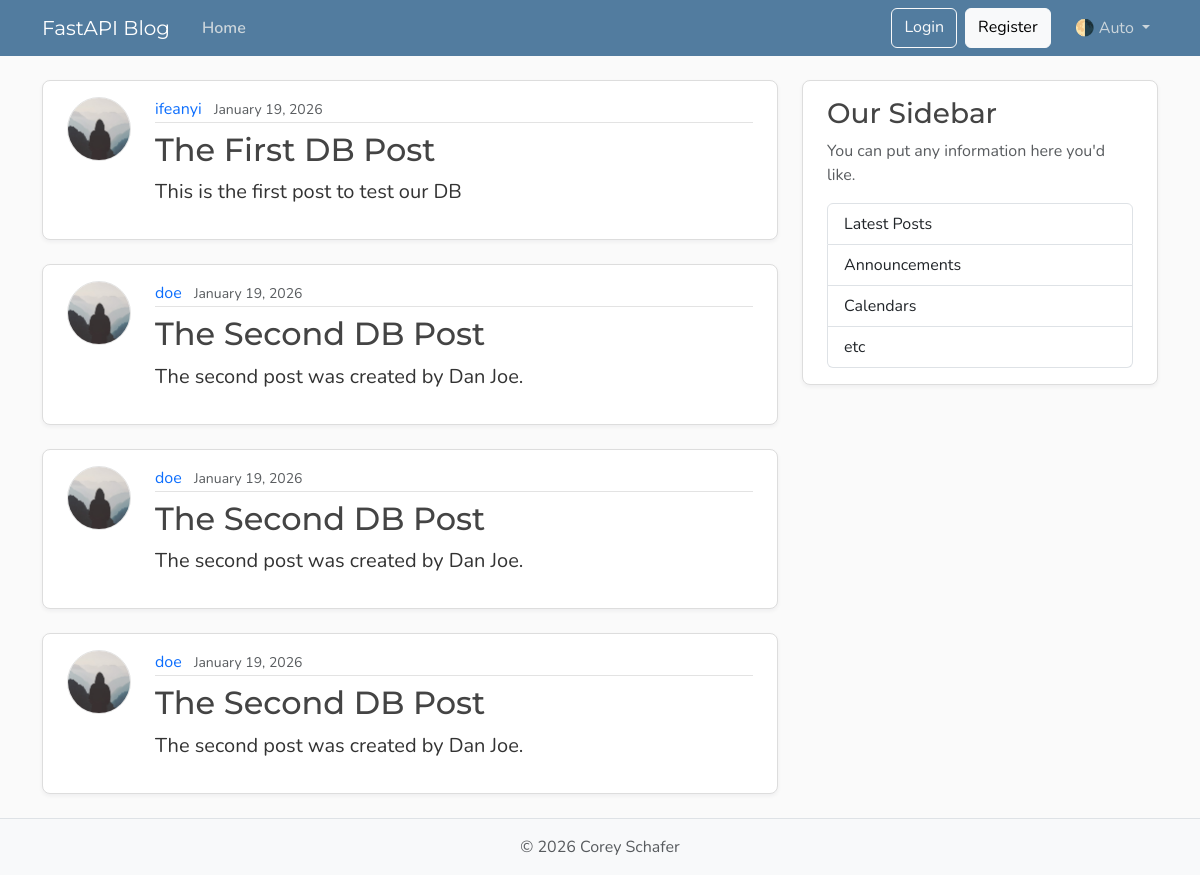
Page /posts on the earlier database version.
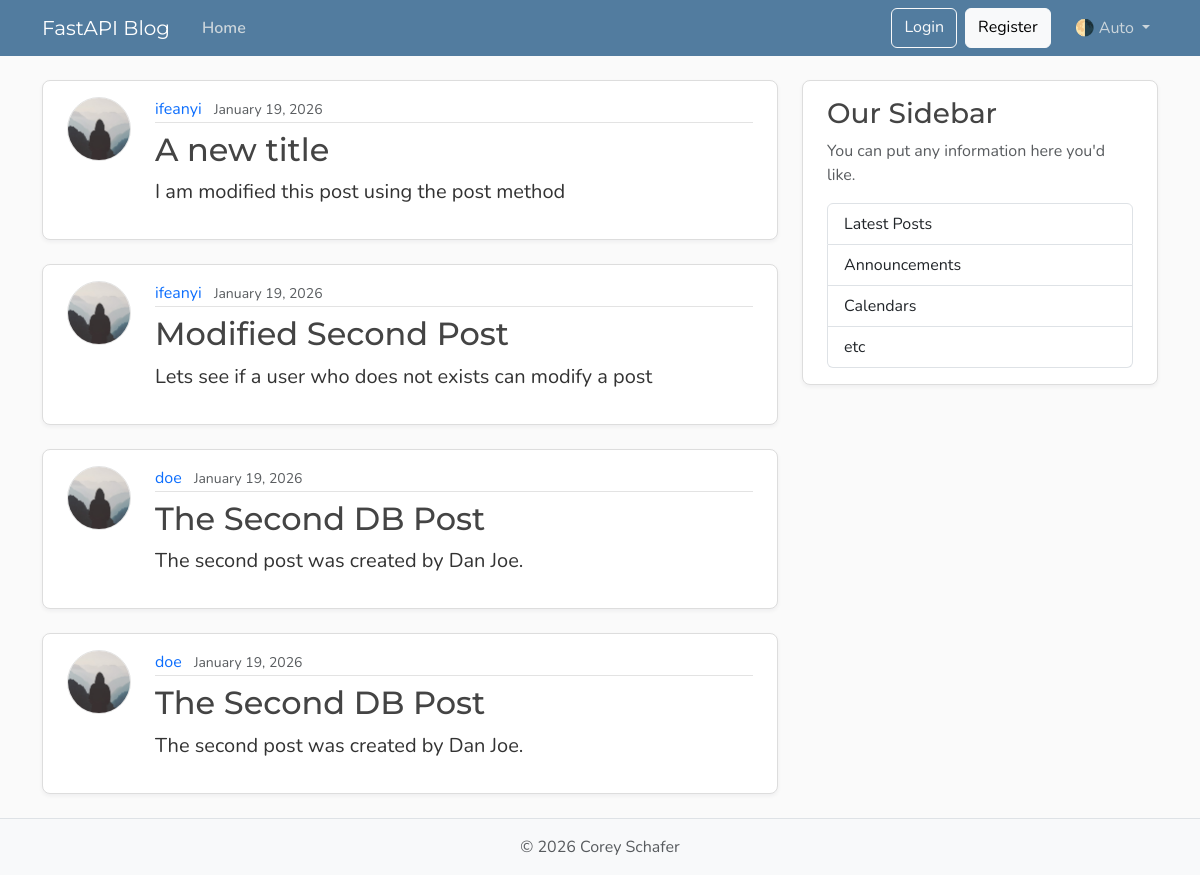
Same page on the later database version.
### models.py (models this page shows, shortened)
class Post(Base):
    __tablename__ = "posts"
    id: Mapped[int] = mapped_column(Integer, primary_key=True, index=True)
    title: Mapped[str] = mapped_column(String(100), nullable=False)
    content: Mapped[str] = mapped_column(Text, nullable=False)
    user_id: Mapped[int] = mapped_column(
        ForeignKey("users.id"),
        nullable=False,
        index=True
    )
    date_posted: Mapped[datetime] = mapped_column(
        DateTime(timezone=True),
        default= lambda: datetime.now(UTC)
    )
    author: Mapped[User] = relationship(back_populates="posts") # Many to one relationship

class User(Base):
    __tablename__ = "users"
    id: Mapped[int] = mapped_column(Integer, primary_key=True, index=True)
    email: Mapped[str] = mapped_column(String, unique=True, nullable=False)
    username: Mapped[str] = mapped_column(String, unique=True, nullable=False)
    image_file: Mapped[str | None] = mapped_column(String, nullable=True, default=None)
    posts: Mapped[list[Post]] = relationship(back_populates="author") # One to many relationship

### main.py (the view)
@app.get("/", include_in_schema=False, name="home")
@app.get("/posts", include_in_schema=False, name="posts")
def home(request: Request, db: Annotated[Session, Depends(get_db)]):
    result = db.execute(select(models.Post))
    posts = result.scalars().all()
    return templates.TemplateResponse(
        request,
        "home.html",
        {
            "posts": posts, "title": "Home"
        }
    )

### templates/home.html
{% extends "layout.html" %}
{% block content %}
  {% for post in posts %}
    <article class="content-section py-3 px-4 mb-4">
      <div class="d-flex align-items-start gap-4">
        <img class="rounded-circle article-img flex-shrink-0"
             src="{{ post.author.image_path }}"
             alt="{{ post.author.username }}'s profile picture"
             width="64"
             height="64"
             loading="lazy">
        <div class="flex-grow-1">
          <div class="article-metadata mb-2">
            <a class="me-2" href="{{ url_for("user_posts", user_id=post.author.id) }}">{{ post.author.username }}</a>
            <small class="text-body-secondary">{{ post.date_posted.strftime("%B %d, %Y") }}</small>
          </div>
          <h2>
            <a class="article-title"
               href="{{ url_for("post_page", post_id=post.id) }}">{{ post.title }}</a>
          </h2>
          <p class="article-content">{{ post.content }}</p>
        </div>
      </div>
    </article>
  {% endfor %}
{% endblock content %}

### templates/layout.html (shortened to what this page needs)
<!DOCTYPE html>
<html lang="en">
  <head>
    <link href="https://cdn.jsdelivr.net/npm/bootstrap@5.3.8/dist/css/bootstrap.min.css"
          rel="stylesheet"
>
    <link rel="stylesheet"
          type="text/css"
          href="{{ url_for("static", path='css/main.css') }}">
  </head>
  <body class="d-flex flex-column min-vh-100">
    <header class="site-header">
      <nav class="navbar navbar-expand-md bg-steel fixed-top"
           data-bs-theme="dark">
        <div class="container">
          <a class="navbar-brand me-4" href="{{ url_for("home") }}">FastAPI Blog</a>
          <div class="collapse navbar-collapse" id="navbarToggle">
            <div class="navbar-nav me-auto">
              <a class="nav-link active"
                 aria-current="page"
                 href="{{ url_for("home") }}">Home</a>
            </div>
            <div class="navbar-nav">
              <a class="btn btn-outline-light mb-2 mb-md-0 me-md-2" href="#">Login</a>
              <a class="btn btn-light mb-2 mb-md-0 me-md-3" href="#">Register</a>
              <div class="nav-item dropdown">
                <a class="nav-link dropdown-toggle"
                   href="#"
                   role="button"
                   id="bd-theme"
                   data-bs-toggle="dropdown"
                   aria-expanded="false">
                  <span id="bd-theme-text">🌗 Auto</span>
                </a>
              </div>
            </div>
          </div>
        </div>
      </nav>
    </header>
    <main role="main" class="container">
      <div class="row">
        <div class="col-md-8">
          {% block content %}
          {% endblock content %}
        </div>
        <aside class="col-md-4">
          <div class="content-section py-3 px-4 mb-4">
            <h3>Our Sidebar</h3>
            <p class="text-body-secondary">You can put any information here you'd like.</p>
            <ul class="list-group">
              <li class="list-group-item">Latest Posts</li>
              <li class="list-group-item">Announcements</li>
              <li class="list-group-item">Calendars</li>
              <li class="list-group-item">etc</li>
            </ul>
          </div>
        </aside>
      </div>
    </main>
    <footer class="mt-auto py-3 bg-body-tertiary border-top">
      <div class="container text-center">
        <p class="text-body-secondary mb-0">
          © <span id="year"></span> Corey Schafer
        </p>
      </div>
    </footer>
  </body>
</html>

### static/css/main.css (style rules this page uses)
:root { --font-heading: "Montserrat", system-ui, -apple-system, BlinkMacSystemFont, sans-serif; --font-body: "Nunito", system-ui, -apple-system, BlinkMacSystemFont, sans-serif; --color-bg-body: #fafafa; --color-bg-content: #ffffff; --color-text-primary: #333333; --color-text-heading: #444444; --color-steel: #527c9f; --color-nav-link: #cbd5db; --color-nav-link-hover: #ffffff; --color-link-hover: #428bca; --color-border: #dddddd; --color-border-light: #e3e3e3; --spacing-xl: 5rem; --article-img-size: 4rem; --account-img-size: 7.813rem; }
body { font-family: var(--font-body); background: var(--color-bg-body); color: var(--color-text-primary); }
main { padding-top: var(--spacing-xl); }
h1, h2, h3, h4, h5, h6 { font-family: var(--font-heading); color: var(--color-text-heading); }
.navbar-brand { font-family: var(--font-heading); }
a { text-decoration: none; }
.bg-steel { background-color: var(--color-steel); }
.site-header .navbar-nav .nav-link { color: var(--color-nav-link); transition: color 0.2s ease-in-out; }
.site-header .navbar-nav .nav-link.active { font-weight: 600; }
.content-section { background: var(--color-bg-content); border: 1px solid var(--color-border); border-radius: 0.5rem; box-shadow: 0 2px 4px rgba(15, 23, 42, 0.05); transition: box-shadow 0.15s ease, transform 0.15s ease, border-color 0.15s ease; }
.article-title { color: var(--color-text-heading); transition: color 0.2s ease-in-out; }
.article-content { white-space: pre-line; font-size: 1.25rem; }
.article-img { height: var(--article-img-size); width: var(--article-img-size); flex-shrink: 0; object-fit: cover; border: 1px solid var(--color-border-light); box-shadow: 0 0 0 2px var(--color-bg-content); }
.article-metadata { padding-bottom: 0.063rem; border-bottom: 1px solid var(--color-border-light); }
.article-metadata a { transition: color 0.2s ease-in-out; }
[data-bs-theme="dark"] { --color-bg-body: #1a1a1a; --color-bg-content: #2d2d2d; --color-text-primary: #e0e0e0; --color-text-heading: #f0f0f0; --color-border: #404040; --color-border-light: #4a4a4a; }

Differences in the rows shown:
changed Post: title "The First DB Post" → "A new title"; content "This is the first post to test our DB" → "I am modified this post using the post method"
changed Post: author.username "doe" → "ifeanyi"; title "The Second DB Post" → "Modified Second Post"; content "The second post was created by Dan Joe." → "Lets see if a user who does not exists can modify a post"
